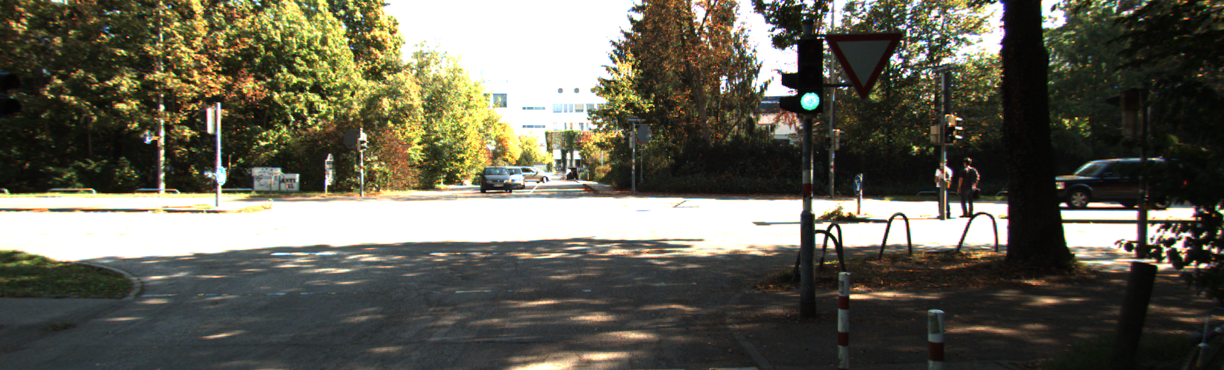
#> input picture data/0.png, 1224 x 370 px; its folder holds only this picture in this run
$ python 'question1_ partb.py'
#> lines starting #> are read from the running program, lines starting #| are printed output that depends on the picture
import cv2 as cv
import numpy as np
import matplotlib.pyplot as plt

# path = r'/home/pradip/Desktop/673/Project/project 2/pradip_project2/prob1data'
def main():

    # read each video frame from the given data set
    for a in range(25):

        image = cv.imread("data/"+ str(a)+".png", 0)
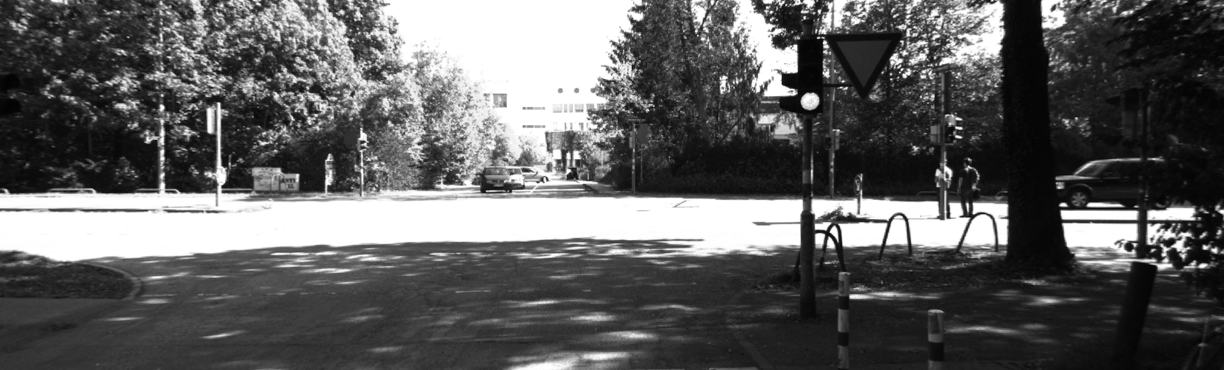
#> image: shape (370, 1224); min 2, max 255, mean 95.5

        img = image.copy()

        # divide the image into horizontal slice
        vert_slice = np.array_split(image, 8, axis = 0)
#> vert_slice = 8 items

        # divide each horizontal slices into verticale slice
        # store all the block into list
        blocks = [np.array_split(slice, 8, axis = 1) for slice in vert_slice]
#> blocks = 8 items

        # perform histogram equilisation in each blocks
        for i in range(len(blocks)):
            for j in range(len(blocks[i])):

                sub_image = blocks[i][j]

                # initialise array to store the bins of the image
                # image will be divided into 256 parts
                bins = np.zeros((256))

                # count number of pixel in each bin
                for k in range(sub_image.shape[1]):
                    for l in range(sub_image.shape[0]):
                        n = sub_image[l][k]
                        bins[n] = bins[n] + 1

                cumm_sum = 0 # variable to store the sum of number of pixel having intensity less than given pixel
                CFD = []     # varible to store value of cummulative frequency distribution function for each pixel

                # compute CFD for each pixel
                for m in range(len(bins)):
                    cumm_sum = cumm_sum + bins[m]
                    CFD.append(cumm_sum)

                CFD = CFD/cumm_sum

                # perform histogram equailisation by replacing each pixel value in image by CFD*255
                for n in range(sub_image.shape[1]):
                    for o in range(sub_image.shape[0]):
                        sub_image[o][n] = CFD[sub_image[o][n]]*255
#> this loop made 8 passes
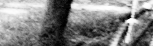
#> sub_image: shape (46, 153); min 0, max 255, mean 132.4

        # assemble all the blocks into image
        final_image = np.block(blocks)
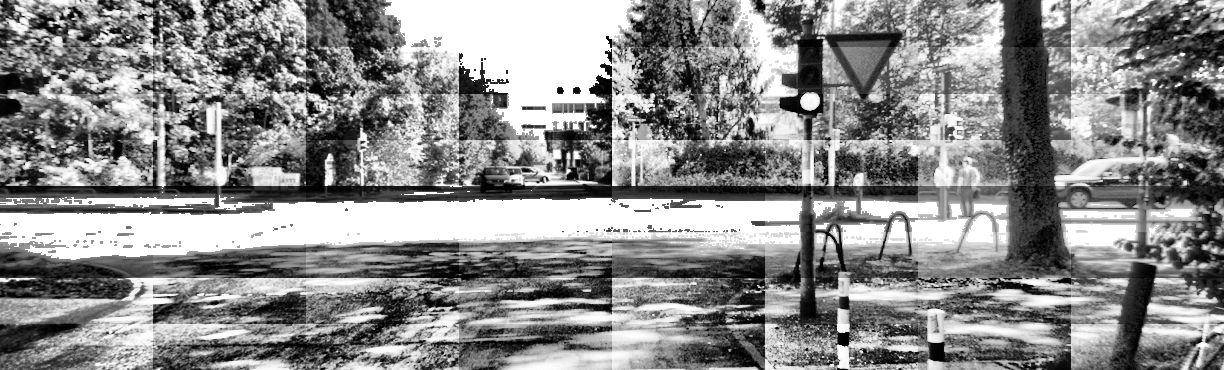
#> final_image: shape (370, 1224); min 0, max 255, mean 138.5

        final_image = np.concatenate((img, final_image), axis=0)
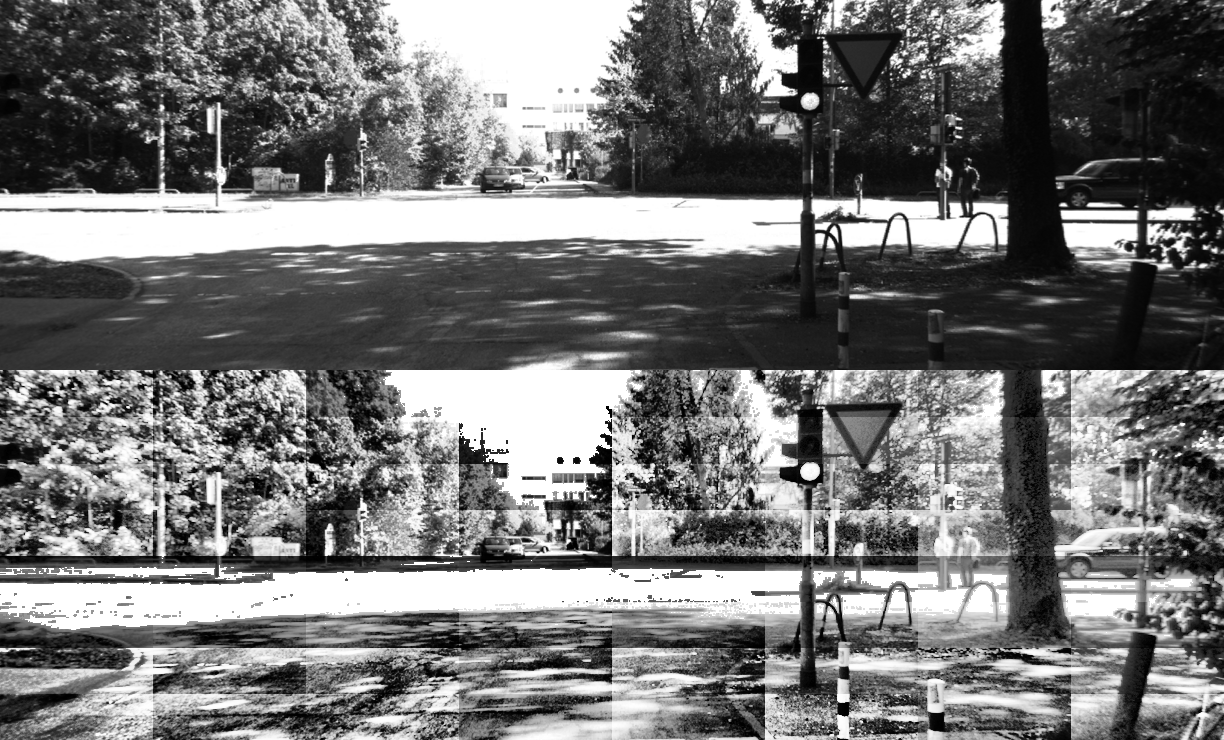
#> final_image: shape (740, 1224); min 0, max 255, mean 117

        cv.putText(final_image,'Before Histogram Equalisation',(10,25),cv.FONT_HERSHEY_SIMPLEX, 0.5, (255,0,0) , 2)
        cv.putText(final_image,'After Histogram Equalisation',(10,410),cv.FONT_HERSHEY_SIMPLEX, 0.5, (255,0,0) , 2)
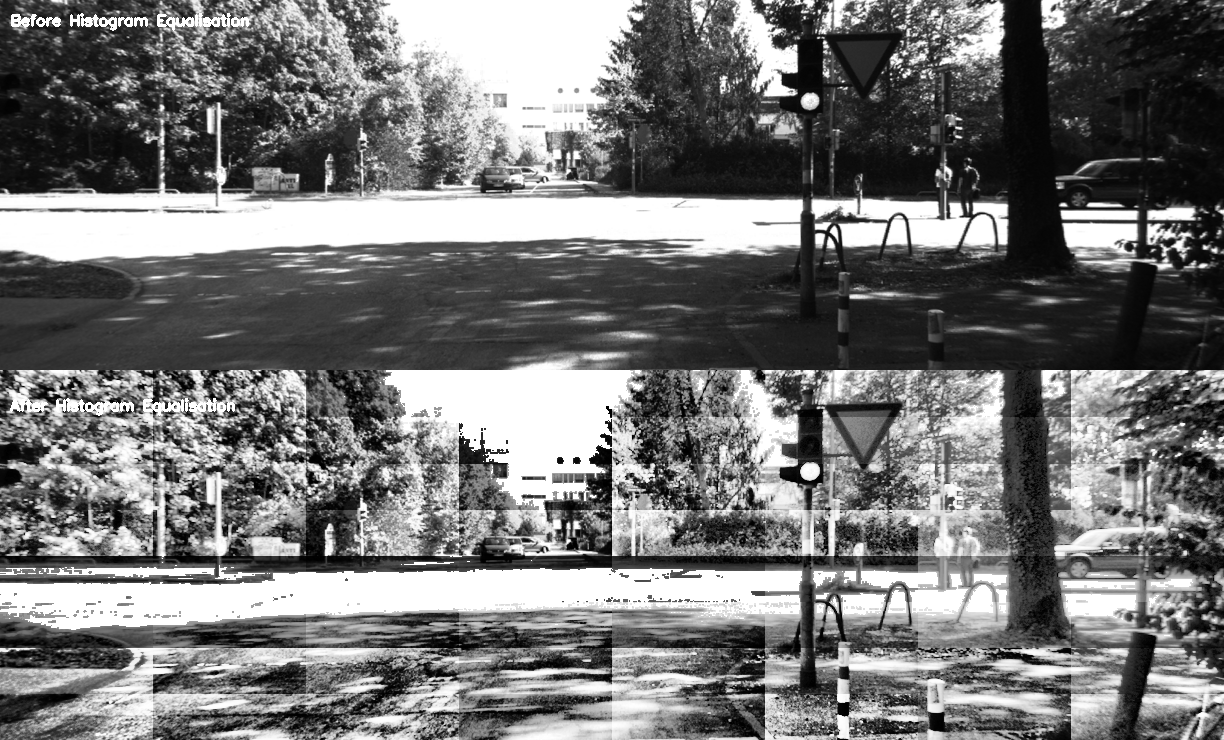
#> final_image: shape (740, 1224); min 0, max 255, mean 117.5

        final_image = cv.resize(final_image, (int(final_image.shape[1]*0.8), int(final_image.shape[0]*0.8)))
#> final_image: shape (592, 979)

        # show image
        cv.imshow('Adaptive Histogram Equalisation', final_image)

        cv.waitKey(10)

if __name__ == "__main__":
#> (the run stopped early here; a loop or call above may not have finished)
